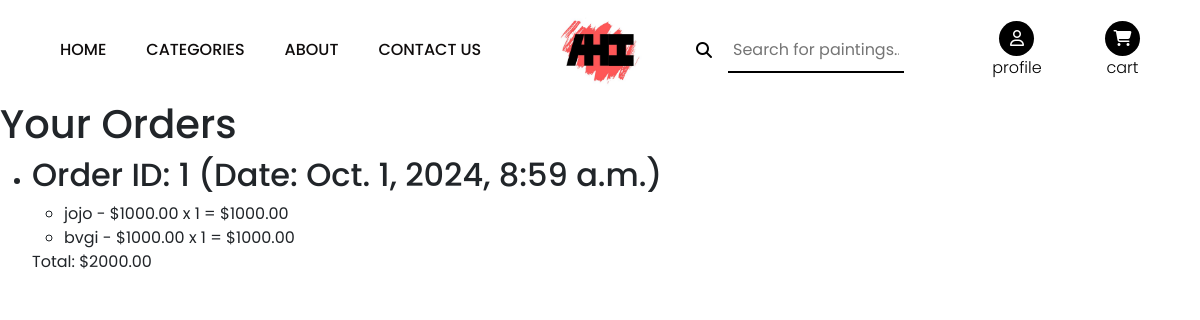
The app's page /orders/ (signed in), older data.
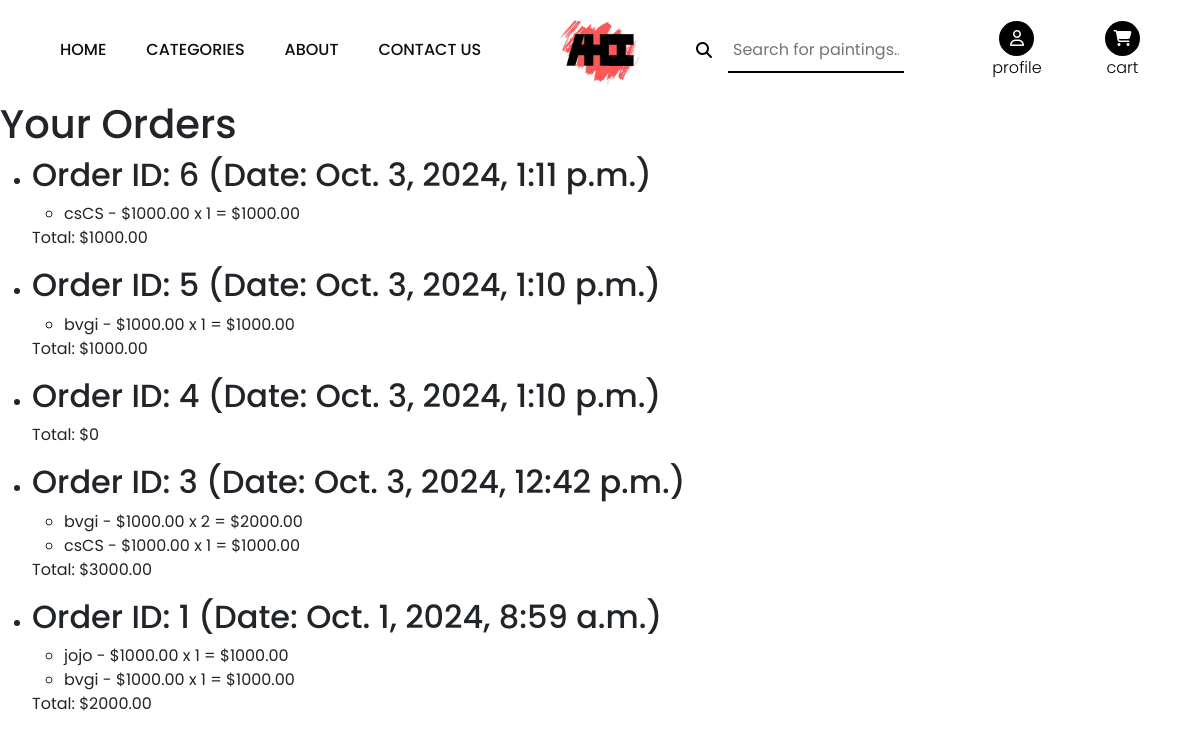
The same page, newer data.
### core/models.py (models this page shows, shortened)
class Order(models.Model):
    user = models.ForeignKey(User, on_delete=models.CASCADE)
    date_ordered = models.DateTimeField(auto_now_add=True)
    complete = models.BooleanField(default=False)
    shipping_address = models.CharField(max_length=255)
    shipping_city = models.CharField(max_length=100)
    shipping_state = models.CharField(max_length=100)
    shipping_zip = models.CharField(max_length=20)
    def get_cart_total(self):
        return sum(item.get_total() for item in self.orderitem_set.all())

class OrderItem(models.Model):
    order = models.ForeignKey(Order, on_delete=models.CASCADE)
    painting = models.ForeignKey(Painting, on_delete=models.CASCADE)
    quantity = models.PositiveIntegerField(default=1)
    def get_total(self):
        return self.painting.price * self.quantity

class Painting(models.Model):
    title = models.CharField(max_length=100)
    description = models.TextField()
    category = models.ForeignKey(Category, on_delete=models.CASCADE, related_name='paintings', default=None)
    image = models.ImageField(upload_to="products_images/", default=None, null=True )
    rating = models.DecimalField(decimal_places=1, max_digits=3, default=0.0, null=True)
    price = models.DecimalField(decimal_places=2, max_digits=10, default=1000.00, null=True)
    is_new = models.BooleanField(default=False)
    is_selling = models.BooleanField(default=False)

### core/views.py (the view)
# urls.py: path('orders/', views.view_orders, name='view_orders'),
@login_required
def view_orders(request):
    orders = Order.objects.filter(user=request.user).order_by('-date_ordered')
    return render(request, 'orders.html', {'orders': orders})

### templates/orders.html
{% extends "base.html" %}
{% block content %}
<h1>Your Orders</h1>
{% if orders %}
  <ul>
    {% for order in orders %}
      <li>
        <h2>Order ID: {{ order.id }} (Date: {{ order.date_ordered }})</h2>
        <ul>
          {% for item in order.orderitem_set.all %}
            <li>{{ item.painting.title }} - ${{ item.painting.price }} x {{ item.quantity }} = ${{ item.get_total }}</li>
          {% endfor %}
        </ul>
        <p>Total: ${{ order.get_cart_total }}</p>
      </li>
    {% endfor %}
  </ul>
{% else %}
  <p>You have not placed any orders yet.</p>
{% endif %}
{% endblock %}

Row changes from the older to the newer data that the page shows:
added Order: id "6", date_ordered "Oct. 3, 2024, 1:11 p.m.", get_cart_total "1000.00"
added OrderItem: painting "csCS", painting.price "1000.00", quantity "1", get_total "1000.00", shown under "6"
added Order: id "5", date_ordered "Oct. 3, 2024, 1:10 p.m.", get_cart_total "1000.00"
added OrderItem: painting "bvgi", painting.price "1000.00", quantity "1", get_total "1000.00", shown under "5"
added Order: id "4", date_ordered "Oct. 3, 2024, 1:10 p.m.", get_cart_total "0"
added Order: id "3", date_ordered "Oct. 3, 2024, 12:42 p.m.", get_cart_total "3000.00"
added OrderItem: painting "bvgi", painting.price "1000.00", quantity "2", get_total "2000.00", shown under "3"
added OrderItem: painting "csCS", painting.price "1000.00", quantity "1", get_total "1000.00", shown under "3"
